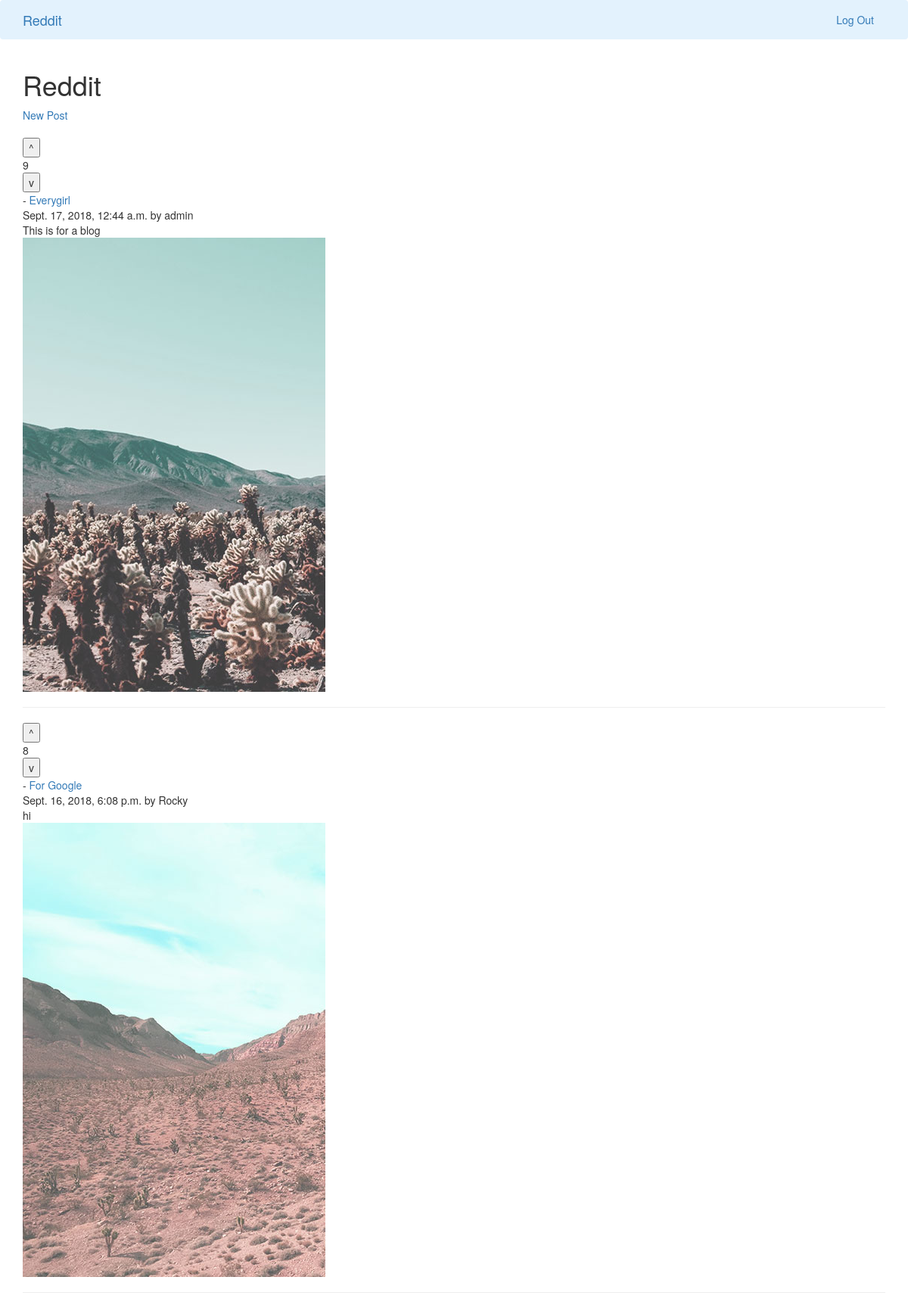
The app's page / (signed in) with its own data.
### posts/models.py (models this page shows, shortened)
class Post(models.Model):
    title = models.CharField(max_length=200, default='')
    site_url = models.TextField(default='')
    content = models.TextField(default="")
    created_at = models.DateTimeField(blank=True, null=True)
    user = models.ForeignKey(User, on_delete = models.CASCADE)
    votes_total = models.IntegerField(default=1)
    image = models.ImageField(default='')

### posts/views.py (the view)
# urls.py: 2. Add a URL to urlpatterns:  path('', views.home, name='home')
def home(request):
    post = Post.objects.order_by('-votes_total')
    return render(request, 'posts/home.html', {'posts':post})

### posts/templates/posts/home.html (shortened to what this page needs)
{% extends 'base.html' %}
{% block content %}
<h1>Reddit</h1>
<a href="{% url 'posts:create' %}">New Post</a>
<br />
<br />
{% for post in posts.all %}
<form method="POST" action="{% url 'posts:upvote' post.id %}">
    <input type="submit" value="^">
 </form> {{ post.votes_total }}
 <form method="POST" action="{% url 'posts:downvote' post.id %}">
    <input type="submit" value="v">
</form>  - <a href="{{ post.site_url }}"> {{ post.title }} </a>
<br />
{{ post.created_at }} by {{ post.user.username }}
<br />
{{ post.content }}
<br />
<img src="{{ post.image.url }}" />
<br />
<hr>
{% endfor %}
{% endblock %}

### records on screen
Post: votes_total "9", title "Everygirl", created_at "Sept. 17, 2018, 12:44 a.m.", user.username "admin", content "This is for a blog", image (picture)
Post: votes_total "8", title "For Google", created_at "Sept. 16, 2018, 6:08 p.m.", user.username "Rocky", content "hi", image (picture)
